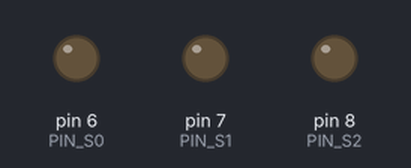
A sketch run on a simulated Arduino Uno, built with avr-gcc and run on an emulated ATmega328P. On the bench: output pins drawn as LEDs (lit = HIGH).

Above: at 1.2 s.
At 2.2 s:
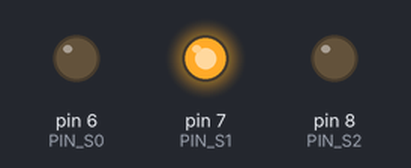
At 2.7 s:
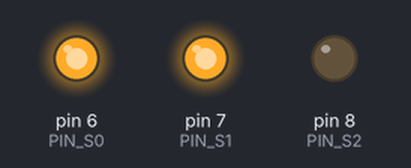
At 3.2 s:
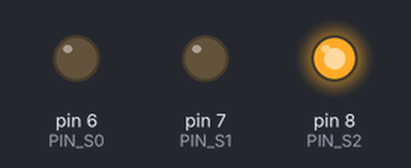
At 4.2 s:
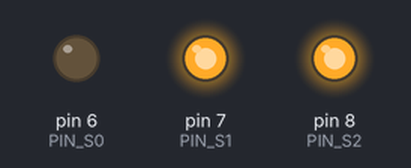
At 5.7 s:
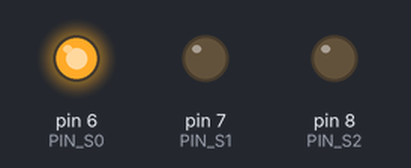
Timing chart, 0 to 6.2 s (numbered marks = the images above):
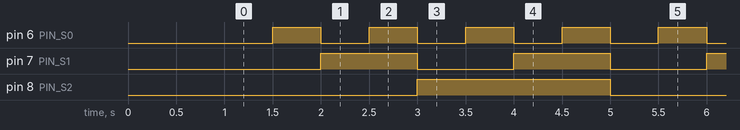

Measured:
- by itself, pin 6 (PIN_S0): alternates HIGH for 0.50 s and LOW for 0.50 s
- by itself, pin 7 (PIN_S1): alternates HIGH for 1.0 s and LOW for 1.0 s
- by itself, pin 8 (PIN_S2): alternates HIGH for 2.0 s and LOW for 2.0 s

The sketch:

ArduinoBusControl.ino
```cpp
#include <Arduino.h>

#define PIN_S0 6
#define PIN_S1 7
#define PIN_S2 8

int address;

void setup()
{
    pinMode(PIN_S0, OUTPUT);
    pinMode(PIN_S1, OUTPUT);
    pinMode(PIN_S2, OUTPUT);

    address = 0;

    delay(1000);
}

void loop()
{
    digitalWrite(PIN_S0, address & 1);
    digitalWrite(PIN_S1, address & 2);
    digitalWrite(PIN_S2, address & 4);

    address++;

    delay(500);
}
```
